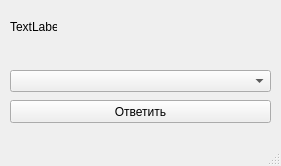
<?xml version="1.0" encoding="UTF-8"?>
<ui version="4.0">
 <class>questWindow</class>
 <widget class="QMainWindow" name="questWindow">
  <property name="geometry">
   <rect>
    <x>0</x>
    <y>0</y>
    <width>281</width>
    <height>166</height>
   </rect>
  </property>
  <property name="windowTitle">
   <string>Вопрос</string>
  </property>
  <widget class="QWidget" name="centralwidget">
   <widget class="QComboBox" name="varVals">
    <property name="geometry">
     <rect>
      <x>10</x>
      <y>70</y>
      <width>261</width>
      <height>22</height>
     </rect>
    </property>
   </widget>
   <widget class="QPushButton" name="answBtn">
    <property name="geometry">
     <rect>
      <x>10</x>
      <y>100</y>
      <width>261</width>
      <height>23</height>
     </rect>
    </property>
    <property name="text">
     <string>Ответить</string>
    </property>
   </widget>
   <widget class="QLabel" name="questLabel">
    <property name="geometry">
     <rect>
      <x>10</x>
      <y>20</y>
      <width>47</width>
      <height>13</height>
     </rect>
    </property>
    <property name="text">
     <string>TextLabel</string>
    </property>
   </widget>
  </widget>
  <widget class="QMenuBar" name="menubar">
   <property name="geometry">
    <rect>
     <x>0</x>
     <y>0</y>
     <width>281</width>
     <height>21</height>
    </rect>
   </property>
  </widget>
  <widget class="QStatusBar" name="statusbar"/>
 </widget>
 <resources/>
 <connections/>
</ui>
